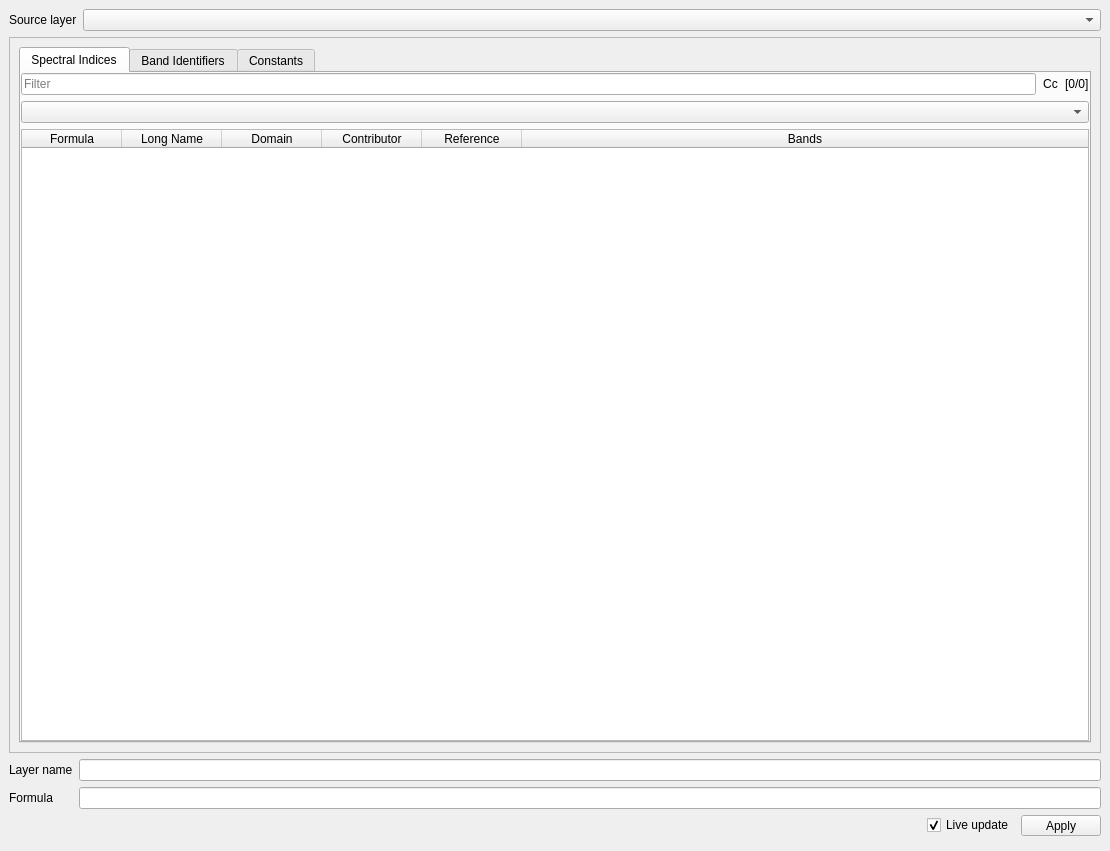
<?xml version="1.0" encoding="UTF-8"?>
<ui version="4.0">
 <class>gsDockWidget</class>
 <widget class="QgsDockWidget" name="gsDockWidget">
  <property name="geometry">
   <rect>
    <x>0</x>
    <y>0</y>
    <width>1110</width>
    <height>851</height>
   </rect>
  </property>
  <property name="windowTitle">
   <string>Spectral Index Explorer</string>
  </property>
  <widget class="QWidget" name="dockWidgetContents">
   <layout class="QVBoxLayout" name="verticalLayout">
    <item>
     <layout class="QHBoxLayout" name="horizontalLayout">
      <item>
       <widget class="QLabel" name="label_5">
        <property name="sizePolicy">
         <sizepolicy hsizetype="Fixed" vsizetype="Preferred">
          <horstretch>0</horstretch>
          <verstretch>0</verstretch>
         </sizepolicy>
        </property>
        <property name="text">
         <string>Source layer</string>
        </property>
       </widget>
      </item>
      <item>
       <widget class="QgsMapLayerComboBox" name="mLayer">
        <property name="enabled">
         <bool>true</bool>
        </property>
        <property name="currentIndex">
         <number>-1</number>
        </property>
        <property name="allowEmptyLayer">
         <bool>true</bool>
        </property>
       </widget>
      </item>
     </layout>
    </item>
    <item>
     <widget class="QScrollArea" name="scrollArea">
      <property name="frameShadow">
       <enum>QFrame::Raised</enum>
      </property>
      <property name="widgetResizable">
       <bool>true</bool>
      </property>
      <widget class="QWidget" name="scrollAreaWidgetContents">
       <property name="geometry">
        <rect>
         <x>0</x>
         <y>0</y>
         <width>1090</width>
         <height>679</height>
        </rect>
       </property>
       <layout class="QVBoxLayout" name="verticalLayout_2">
        <item>
         <widget class="QTabWidget" name="mTableConstants__">
          <property name="currentIndex">
           <number>0</number>
          </property>
          <widget class="QWidget" name="tabSpectralIndices">
           <attribute name="title">
            <string>Spectral Indices</string>
           </attribute>
           <layout class="QVBoxLayout" name="verticalLayout_11">
            <property name="spacing">
             <number>6</number>
            </property>
            <property name="leftMargin">
             <number>0</number>
            </property>
            <property name="topMargin">
             <number>0</number>
            </property>
            <property name="rightMargin">
             <number>0</number>
            </property>
            <property name="bottomMargin">
             <number>0</number>
            </property>
            <item>
             <layout class="QHBoxLayout" name="horizontalLayout_9">
              <property name="spacing">
               <number>0</number>
              </property>
              <property name="topMargin">
               <number>0</number>
              </property>
              <item>
               <widget class="QgsFilterLineEdit" name="mFilterText">
                <property name="placeholderText">
                 <string>Filter</string>
                </property>
                <property name="nullValue">
                 <string/>
                </property>
                <property name="showSearchIcon">
                 <bool>true</bool>
                </property>
                <property name="showSpinner">
                 <bool>false</bool>
                </property>
                <property name="qgisRelation" stdset="0">
                 <string notr="true"/>
                </property>
               </widget>
              </item>
              <item>
               <widget class="QToolButton" name="mFilterCase">
                <property name="text">
                 <string>Cc</string>
                </property>
                <property name="icon">
                 <iconset>
                  <normaloff>:/images/themes/default/mIconSearchCaseSensitive.svg</normaloff>:/images/themes/default/mIconSearchCaseSensitive.svg</iconset>
                </property>
                <property name="checkable">
                 <bool>true</bool>
                </property>
                <property name="autoRaise">
                 <bool>true</bool>
                </property>
               </widget>
              </item>
              <item>
               <widget class="QLabel" name="mInfo">
                <property name="text">
                 <string>[0/0]</string>
                </property>
               </widget>
              </item>
             </layout>
            </item>
            <item>
             <widget class="QgsCheckableComboBox" name="mFilterDomain">
              <property name="currentText">
               <string>&lt; all domains &gt;</string>
              </property>
              <property name="defaultText">
               <string>&lt; all domains &gt;</string>
              </property>
             </widget>
            </item>
            <item>
             <widget class="QTableWidget" name="mTableIndices">
              <property name="maximumSize">
               <size>
                <width>16777212</width>
                <height>16777215</height>
               </size>
              </property>
              <property name="alternatingRowColors">
               <bool>true</bool>
              </property>
              <property name="selectionMode">
               <enum>QAbstractItemView::SingleSelection</enum>
              </property>
              <property name="selectionBehavior">
               <enum>QAbstractItemView::SelectRows</enum>
              </property>
              <property name="showGrid">
               <bool>false</bool>
              </property>
              <property name="sortingEnabled">
               <bool>true</bool>
              </property>
              <attribute name="horizontalHeaderStretchLastSection">
               <bool>true</bool>
              </attribute>
              <attribute name="verticalHeaderShowSortIndicator" stdset="0">
               <bool>false</bool>
              </attribute>
              <attribute name="verticalHeaderStretchLastSection">
               <bool>false</bool>
              </attribute>
              <column>
               <property name="text">
                <string>Formula</string>
               </property>
              </column>
              <column>
               <property name="text">
                <string>Long Name</string>
               </property>
              </column>
              <column>
               <property name="text">
                <string>Domain</string>
               </property>
              </column>
              <column>
               <property name="text">
                <string>Contributor</string>
               </property>
              </column>
              <column>
               <property name="text">
                <string>Reference</string>
               </property>
              </column>
              <column>
               <property name="text">
                <string>Bands</string>
               </property>
              </column>
             </widget>
            </item>
           </layout>
          </widget>
          <widget class="QWidget" name="tabBandIdentifiers">
           <attribute name="title">
            <string>Band Identifiers</string>
           </attribute>
           <layout class="QVBoxLayout" name="verticalLayout_3">
            <item>
             <widget class="QTableWidget" name="mTableBands">
              <property name="alternatingRowColors">
               <bool>true</bool>
              </property>
              <property name="selectionMode">
               <enum>QAbstractItemView::SingleSelection</enum>
              </property>
              <property name="selectionBehavior">
               <enum>QAbstractItemView::SelectRows</enum>
              </property>
              <property name="showGrid">
               <bool>false</bool>
              </property>
              <property name="sortingEnabled">
               <bool>true</bool>
              </property>
              <attribute name="horizontalHeaderStretchLastSection">
               <bool>true</bool>
              </attribute>
              <attribute name="verticalHeaderShowSortIndicator" stdset="0">
               <bool>false</bool>
              </attribute>
              <attribute name="verticalHeaderStretchLastSection">
               <bool>false</bool>
              </attribute>
              <column>
               <property name="text">
                <string>Long Name</string>
               </property>
              </column>
              <column>
               <property name="text">
                <string>Common Name</string>
               </property>
              </column>
              <column>
               <property name="text">
                <string>Wavelength Range</string>
               </property>
              </column>
              <column>
               <property name="text">
                <string>Mapped Band</string>
               </property>
              </column>
             </widget>
            </item>
           </layout>
          </widget>
          <widget class="QWidget" name="tabConstants">
           <attribute name="title">
            <string>Constants</string>
           </attribute>
           <layout class="QHBoxLayout" name="horizontalLayout_5">
            <property name="spacing">
             <number>0</number>
            </property>
            <property name="leftMargin">
             <number>0</number>
            </property>
            <property name="topMargin">
             <number>0</number>
            </property>
            <property name="rightMargin">
             <number>0</number>
            </property>
            <property name="bottomMargin">
             <number>0</number>
            </property>
            <item>
             <widget class="QTableWidget" name="mTableConstants">
              <property name="alternatingRowColors">
               <bool>true</bool>
              </property>
              <property name="selectionMode">
               <enum>QAbstractItemView::SingleSelection</enum>
              </property>
              <property name="selectionBehavior">
               <enum>QAbstractItemView::SelectRows</enum>
              </property>
              <property name="showGrid">
               <bool>false</bool>
              </property>
              <property name="sortingEnabled">
               <bool>true</bool>
              </property>
              <attribute name="horizontalHeaderStretchLastSection">
               <bool>true</bool>
              </attribute>
              <attribute name="verticalHeaderShowSortIndicator" stdset="0">
               <bool>false</bool>
              </attribute>
              <attribute name="verticalHeaderStretchLastSection">
               <bool>false</bool>
              </attribute>
              <column>
               <property name="text">
                <string>Value</string>
               </property>
              </column>
              <column>
               <property name="text">
                <string>Description</string>
               </property>
              </column>
             </widget>
            </item>
           </layout>
          </widget>
         </widget>
        </item>
       </layout>
      </widget>
     </widget>
    </item>
    <item>
     <layout class="QFormLayout" name="formLayout">
      <item row="0" column="0">
       <widget class="QLabel" name="label_3">
        <property name="text">
         <string>Layer name</string>
        </property>
       </widget>
      </item>
      <item row="0" column="1">
       <layout class="QHBoxLayout" name="horizontalLayout_2">
        <item>
         <widget class="QLineEdit" name="mEditLayerName">
          <property name="enabled">
           <bool>true</bool>
          </property>
         </widget>
        </item>
       </layout>
      </item>
      <item row="1" column="0">
       <widget class="QLabel" name="label_4">
        <property name="text">
         <string>Formula</string>
        </property>
       </widget>
      </item>
      <item row="1" column="1">
       <widget class="QLineEdit" name="mEditFormula">
        <property name="toolTip">
         <string>&lt;html&gt;&lt;head/&gt;&lt;body&gt;&lt;pre style=&quot; margin-top:12px; margin-bottom:12px; margin-left:0px; margin-right:0px; -qt-block-indent:0; text-indent:0px; background-color:#ffffff;&quot;&gt;&lt;span style=&quot; font-family:'JetBrains Mono','monospace'; color:#067d17;&quot;&gt;Specify the formula.&lt;/span&gt;&lt;/pre&gt;&lt;pre style=&quot; margin-top:12px; margin-bottom:12px; margin-left:0px; margin-right:0px; -qt-block-indent:0; text-indent:0px; background-color:#ffffff;&quot;&gt;&lt;span style=&quot; font-family:'JetBrains Mono','monospace'; color:#067d17;&quot;&gt;Use common waveband, i.e. &lt;/span&gt;&lt;span style=&quot; font-family:'JetBrains Mono','monospace'; font-weight:600; color:#067d17;&quot;&gt;A, B, G, G1, N, N2, R, RE1, RE2, RE3, S1, S2, T, T1, T2, WV, Y&lt;/span&gt;&lt;span style=&quot; font-family:'JetBrains Mono','monospace'; color:#067d17;&quot;&gt;&lt;br/&gt;Use specific waveband, e,g, &lt;/span&gt;&lt;span style=&quot; font-family:'JetBrains Mono','monospace'; font-weight:600; color:#067d17;&quot;&gt; r123 &lt;/span&gt;&lt;span style=&quot; font-family:'JetBrains Mono','monospace'; color:#067d17;&quot;&gt;for the band nearest to 123 nanometers&lt;br/&gt;Use specific band, e.g.&lt;/span&gt;&lt;span style=&quot; font-family:'JetBrains Mono','monospace'; font-weight:600; color:#067d17;&quot;&gt; r@42&lt;/span&gt;&lt;span style=&quot; font-family:'JetBrains Mono','monospace'; color:#067d17;&quot;&gt; for the band 42&lt;/span&gt;&lt;/pre&gt;&lt;/body&gt;&lt;/html&gt;</string>
        </property>
       </widget>
      </item>
     </layout>
    </item>
    <item>
     <layout class="QHBoxLayout" name="horizontalLayout_3">
      <item>
       <spacer name="horizontalSpacer">
        <property name="orientation">
         <enum>Qt::Horizontal</enum>
        </property>
        <property name="sizeHint" stdset="0">
         <size>
          <width>40</width>
          <height>20</height>
         </size>
        </property>
       </spacer>
      </item>
      <item>
       <widget class="QCheckBox" name="mLiveUpdate">
        <property name="toolTip">
         <string>Whether to auto-apply styling.</string>
        </property>
        <property name="text">
         <string>Live update</string>
        </property>
        <property name="checked">
         <bool>true</bool>
        </property>
       </widget>
      </item>
      <item>
       <widget class="QToolButton" name="mApply">
        <property name="sizePolicy">
         <sizepolicy hsizetype="Fixed" vsizetype="Fixed">
          <horstretch>0</horstretch>
          <verstretch>0</verstretch>
         </sizepolicy>
        </property>
        <property name="minimumSize">
         <size>
          <width>80</width>
          <height>0</height>
         </size>
        </property>
        <property name="toolTip">
         <string>Apply style.</string>
        </property>
        <property name="text">
         <string>Apply</string>
        </property>
       </widget>
      </item>
     </layout>
    </item>
    <item>
     <widget class="QgsMessageBar" name="mMessageBar">
      <property name="sizePolicy">
       <sizepolicy hsizetype="Preferred" vsizetype="Preferred">
        <horstretch>0</horstretch>
        <verstretch>0</verstretch>
       </sizepolicy>
      </property>
     </widget>
    </item>
   </layout>
  </widget>
 </widget>
 <customwidgets>
  <customwidget>
   <class>QgsCheckableComboBox</class>
   <extends>QComboBox</extends>
   <header>qgscheckablecombobox.h</header>
  </customwidget>
  <customwidget>
   <class>QgsDockWidget</class>
   <extends>QDockWidget</extends>
   <header>qgsdockwidget.h</header>
   <container>1</container>
  </customwidget>
  <customwidget>
   <class>QgsFilterLineEdit</class>
   <extends>QLineEdit</extends>
   <header>qgsfilterlineedit.h</header>
  </customwidget>
  <customwidget>
   <class>QgsMapLayerComboBox</class>
   <extends>QComboBox</extends>
   <header>qgsmaplayercombobox.h</header>
  </customwidget>
  <customwidget>
   <class>QgsMessageBar</class>
   <extends>QFrame</extends>
   <header>qgis.gui</header>
   <container>1</container>
  </customwidget>
 </customwidgets>
 <resources/>
 <connections/>
</ui>
